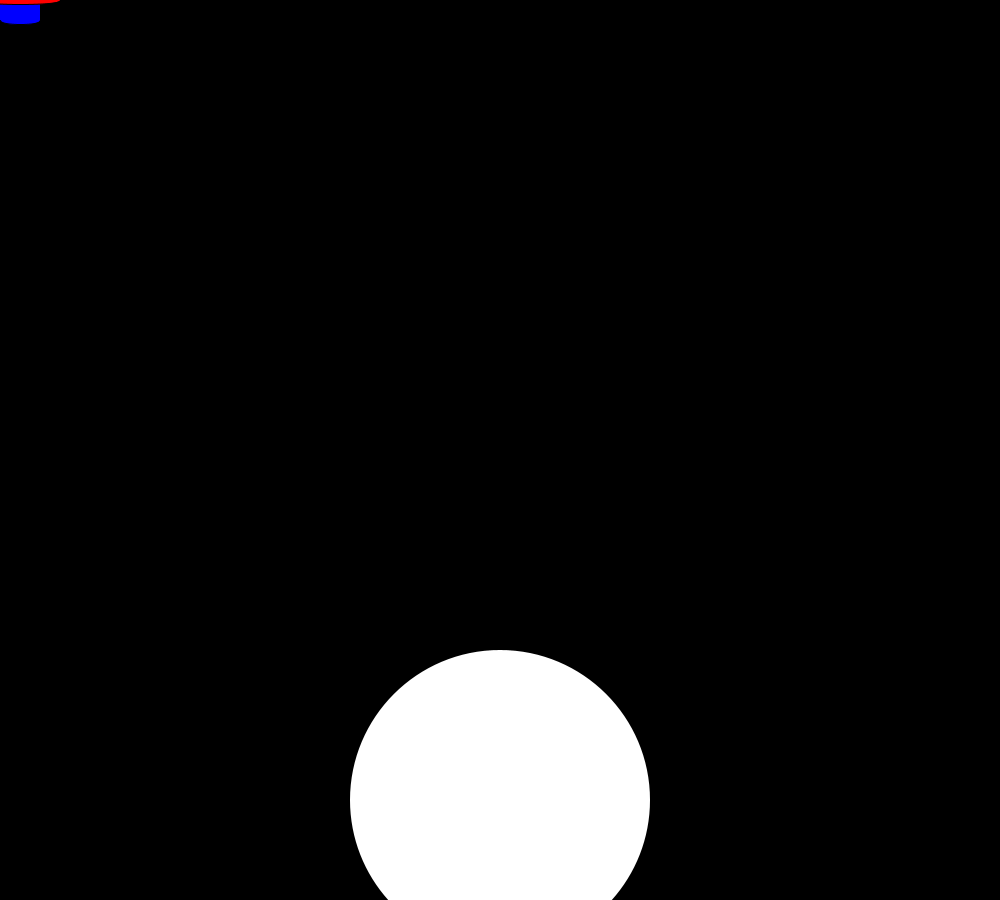
Frame 1 (no input)
Frame 60 (the mouse pressed at the canvas centre just before this capture): identical to frame 1, image omitted
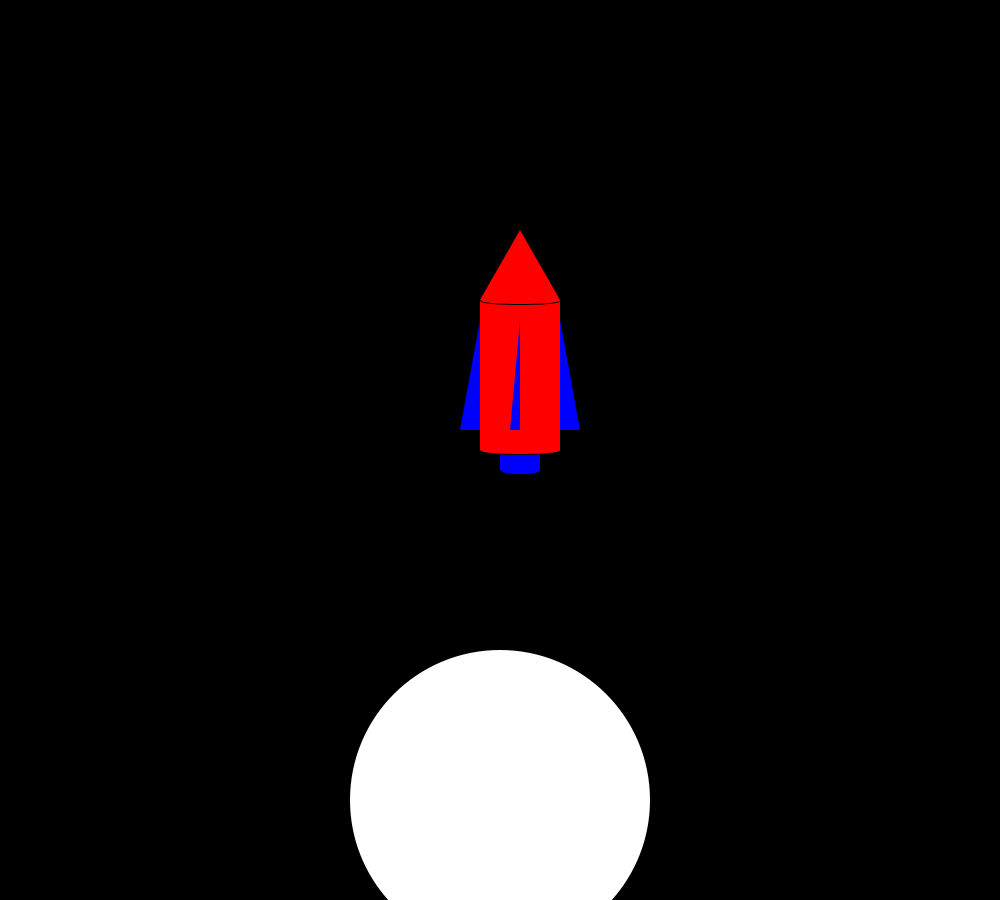
Frame 120 (the mouse held since frame 60 and released just before this capture)

The Processing sketch that drew these frames (run headless with seeded random() and noise(); from frame 60 on, the mouse is pressed at the canvas centre):

// Processing sketch: processing_147580
// ── processing_147580.pde

void setup ()
{
size (1000,900);
background (#000000);
}
void draw ()


  {
  background(#000000);
  fill(#0000ff);
  stroke(#000000);
  arc(mouseX+20,mouseY+20,40,10,0,3.14);
  noStroke();
  rect(mouseX,mouseY,40,20);
  fill(#ff0000);
  stroke(#000000);
  arc(mouseX+20,mouseY,80,10,0,3.14);
  noStroke();
  rect(mouseX-20,mouseY-150,80,150);
  stroke(#000000);
  arc(mouseX+20,mouseY-150,80,10,0,3.14);
  noStroke();
  triangle(mouseX-20,mouseY-150,mouseX+60,mouseY-150,mouseX+20,mouseY-220);
  fill(#0000ff);
  triangle(mouseX-20,mouseY-130,mouseX-20,mouseY-20,mouseX-40,mouseY-20);
  triangle(mouseX+20,mouseY-130,mouseX+20,mouseY-20,mouseX+10,mouseY-20);
  triangle(mouseX+60,mouseY-130,mouseX+60,mouseY-20,mouseX+80,mouseY-20);
  fill(#ffffff);
  ellipse(500,800,300,300);
  }
 void mousePressed ()
 {
  stroke(#ff6600);
  line(mouseX,mouseY+30,mouseX-20,mouseY+80);
  line(mouseX+20,mouseY+30,mouseX+20,mouseY+80);
  line(mouseX+40,mouseY+30,mouseX+60,mouseY+80);
  noStroke();
  fill(#ffffff);
 
  }
